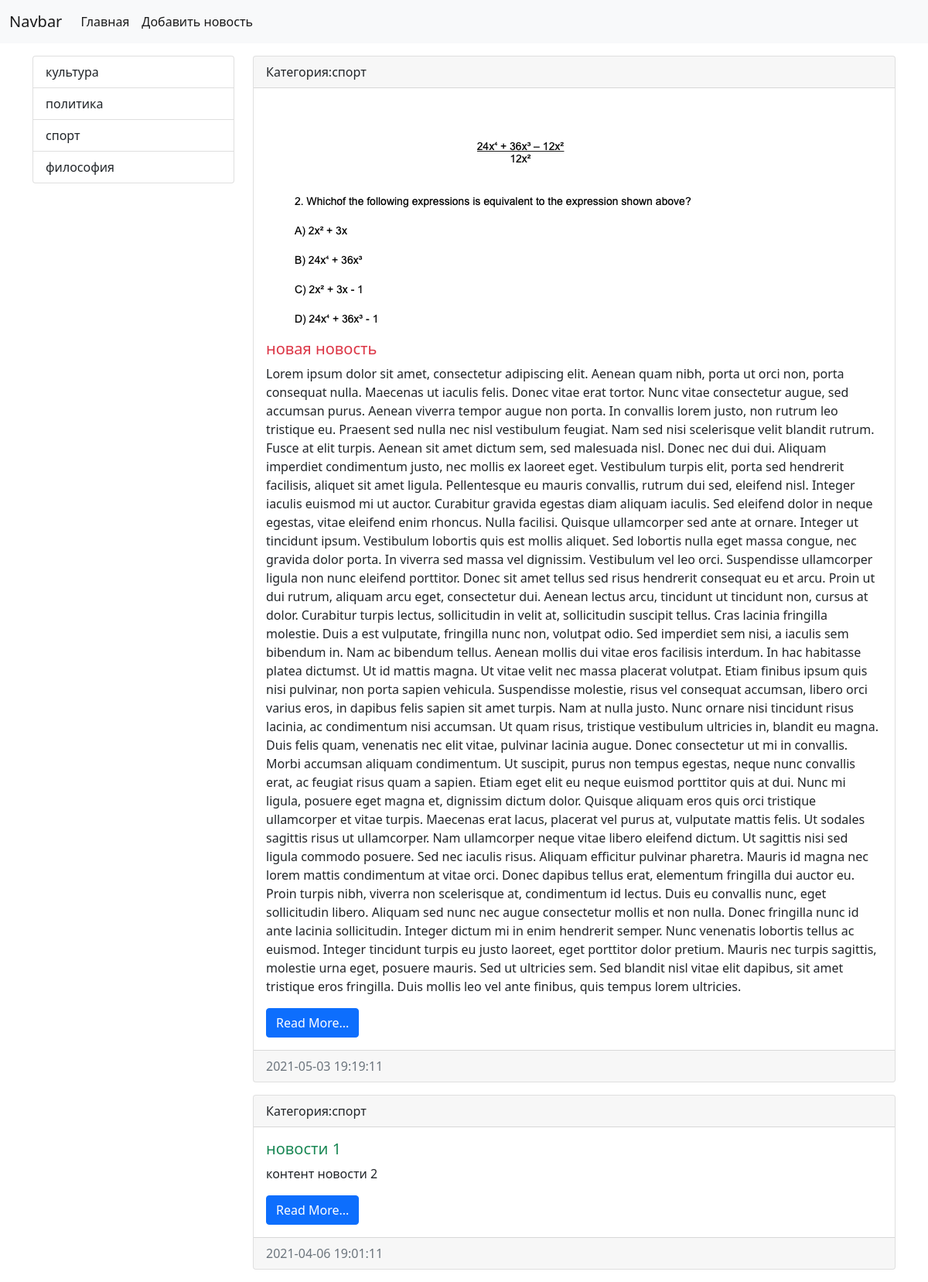
Screenshot of /category/3/ with the database file from the repository.
### news/models.py (models this page shows, shortened)
class Category(models.Model):
    title = models.CharField(blank=True, max_length=150, db_index=True, verbose_name="Наименование")
    class Meta:
        verbose_name = 'категория'
        verbose_name_plural = 'категории'
        ordering = ['title']
    def __str__(self):
        return self.title

class News(models.Model):
    title = models.CharField(max_length=150, verbose_name='Наименование')
    content = models.TextField(blank=True, verbose_name='Контент')
    created_at=models.DateTimeField(auto_now_add=True,verbose_name='дата создания')
    updated_at=models.DateTimeField(auto_now=True, verbose_name='дата редактирования')
    photo=models.ImageField(upload_to="photo/%Y/%m/%d/", verbose_name='фото', blank = True)
    is_published = models.BooleanField(default=True, verbose_name='опубликовано?')
    category = models.ForeignKey('Category', on_delete=models.PROTECT, null = True, blank=True, verbose_name='Категория')
    class Meta:
        verbose_name = 'Новость'
        verbose_name_plural = 'Новости'
        ordering = ['-created_at', '-title']

### news/views.py (the view)
# urls.py: path('category/<int:index_category>/', get_category, name="category"),
def get_category(request, index_category):
    news = News.objects.filter(category_id=index_category)
    categories = Category.objects.all()
    category = Category.objects.get(pk=index_category)
    return render(request, 'news/category.html', {'news': news, 'category': category, 'categoryDb': categories})

### news/templates/news/category.html (shortened to what this page needs)
{% extends 'base.html' %}
{% block sidebar %}
<div class="col-md-3">
  <div class="list-group">
    {% for item_category in categoryDb %}
    <a href="{% url 'category' item_category.pk %}" class="list-group-item list-group-item-action">{{ item_category.title}}</a>
  {% endfor %}
  </div>
</div>
{% endblock sidebar %}
{% block content %}
<div class="col-md-9">
            {% for item  in news %}
            <div class="card mb-3">
              <div class="card-header">
                Категория:{{item.category}}
              </div>
              <div class="card-body">
              <div class="media">
                {% if item.photo %}
                <img src="{{item.photo.url}}" alt="">
                {% endif %}
                <div class="media-body">
                <h5 class="card-title {% cycle  'text-danger' 'text-success' %}">{{item.title}}</h5>
                <p class="card-text">{{item.content}}</p>
                <a href="/" class="btn btn-primary">Read More...</a>
                </div>
              </div>
              </div>
              <div class="card-footer text-muted">
                {{ item.created_at|date:"Y-m-d H:i:s" }}
              </div>
            </div>
            {% empty %}
            Oopss
            {% endfor %}
          </div>
{% endblock content %}

### rows the page displays
Category: title "культура"
Category: title "политика"
Category: title "спорт"
Category: title "философия"
News: category "спорт", photo (picture), title "новая новость", content "Lorem ipsum dolor sit amet, consectetur adipiscing elit. Aenean quam nibh, porta ut orci non, porta consequat nulla. Maecenas ut iaculis felis. Donec vitae erat tortor. Nunc vitae consectetur augue, sed accumsan purus. Aenean viverra tempor augue non porta. In convallis lorem justo, non rutrum leo tristique eu. Praesent sed nulla nec nisl vestibulum feugiat. Nam sed nisi scelerisque velit blandit rutrum. Fusce at elit turpis. Aenean sit amet dictum sem, sed malesuada nisl. Donec nec dui dui. Aliquam imperdiet condimentum justo, nec mollis ex laoreet eget. Vestibulum turpis elit, porta sed hendrerit facilisis, aliquet sit amet ligula. Pellentesque eu mauris convallis, rutrum dui sed,…", created_at "2021-05-03 19:19:11"
News: category "спорт", title "новости 1", content "контент новости 2", created_at "2021-04-06 19:01:11"
